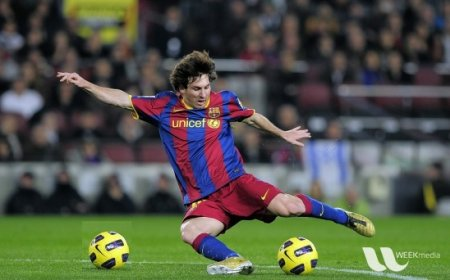
#> input picture Python/opencv/data/messi5.jpg, 450 x 280 px
$ python opencv16.py
#> lines starting #> are read from the running program, lines starting #| are printed output that depends on the picture
#Kod kaç saniyede çalışıyor?
import cv2 as cv

img1 = cv.imread('data/messi5.jpg')
#> img1 is the input picture: shape (280, 450, 3); mean B, G, R 72.3, 85.8, 82.3
e1 = cv.getTickCount()
for i in range(5,200,2):
    img1 = cv.medianBlur(img1,i)
#> this loop made 98 passes
#> pass 1, `img1 = cv.medianBlur(img1,i)`:
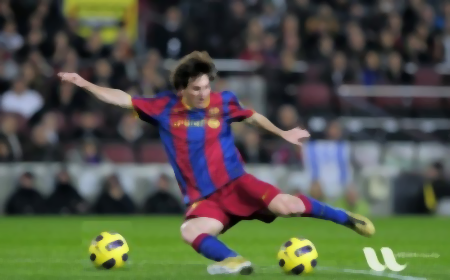
#> img1: shape (280, 450, 3); mean B, G, R 72.1, 85.7, 82.2
#> pass 3, `img1 = cv.medianBlur(img1,i)`:
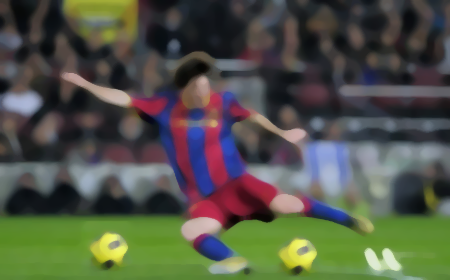
#> img1: shape (280, 450, 3); mean B, G, R 71.3, 85.4, 81.8
#> after the loop:
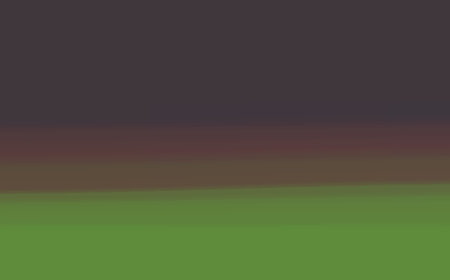
#> img1: shape (280, 450, 3); mean B, G, R 60, 83.3, 78.8
e2 = cv.getTickCount()

t = (e2 - e1)/cv.getTickFrequency()
print("cv.useOptimized() : "+str(cv.useOptimized()))
print(t)

cv.setUseOptimized(False)

img1 = cv.imread('data/messi5.jpg')
e1 = cv.getTickCount()
for i in range(5,200,2):
    img1 = cv.medianBlur(img1,i)
e2 = cv.getTickCount()

t = (e2 - e1)/cv.getTickFrequency()
print("cv.useOptimized() : "+str(cv.useOptimized()))
print(t)
